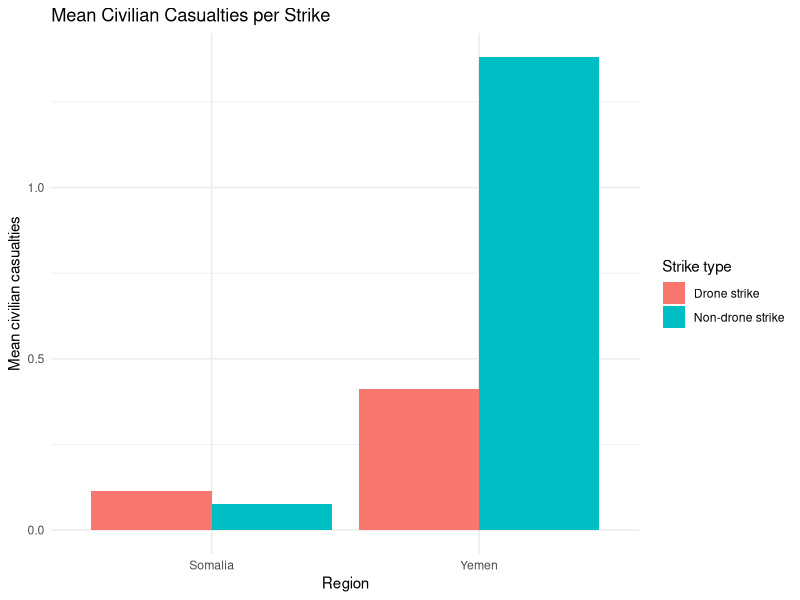
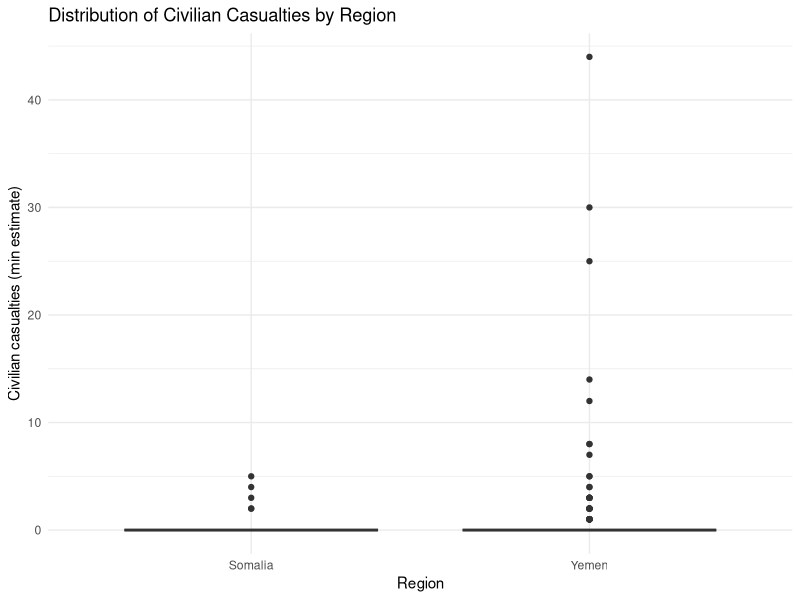
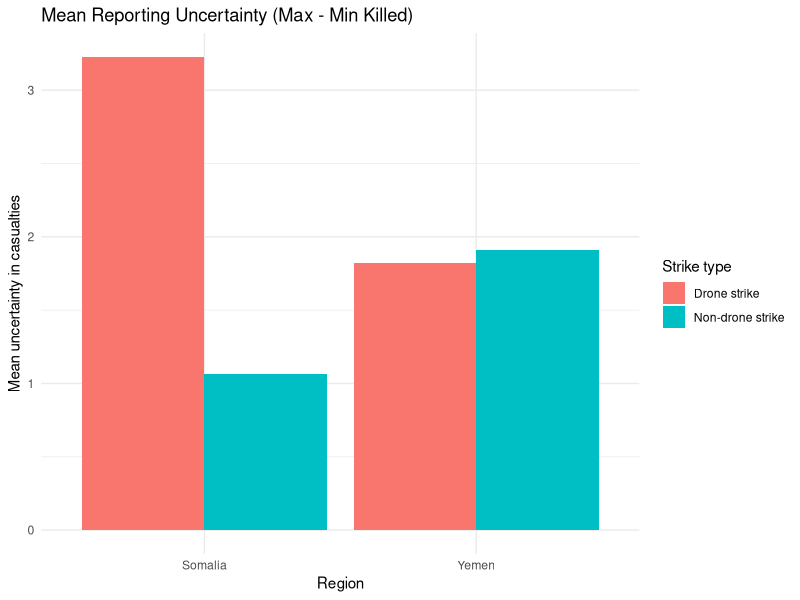

Here is the R script that generated these plots, in order:
## ---- chunk 1
#| warning: false
#| error: false

###############################################
## 0. Setup
###############################################




library(readxl)
library(dplyr)
library(stringr)
library(MASS)
library(broom)

###############################################
## 1. Read in Somalia & Yemen data
###############################################

# Adjust the file paths if your files are somewhere else
somalia_raw <- read_excel("us-strikes-in-somalia-2007-to-present.xlsx",
                          sheet = "All US actions")

yemen_raw   <- read_excel("us-strikes-in-yemen-2002-to-present (2).xlsx",
                          sheet = "All US actions")

###############################################
## 2. Clean & harmonize variables
###############################################

## 2.1 Somalia
somalia <- somalia_raw %>%
  transmute(
    region        = "Somalia",
    date          = as.Date(Date),
    location      = Location,
    
    # Drone indicator
    drone         = if_else(`Drone strike` == 1, 1L, 0L),
    
    # US confirmed vs possible
    us_confirmed  = if_else(`Confirmed/\npossible US strike` == "Confirmed", 1L, 0L),
    
    # Strike counts
    min_strikes   = as.numeric(`Minimum strikes`),
    max_strikes   = as.numeric(`Maximum strikes`),
    
    # Casualty counts
    min_killed        = as.numeric(`Minimum people killed`),
    max_killed        = as.numeric(`Maximum people killed`),
    min_civilians     = as.numeric(`Minimum civilians killed`),
    max_civilians     = as.numeric(`Maximum civilians killed`),
    
    min_children      = as.numeric(`Minimum children killed`),
    max_children      = as.numeric(`Maximum children killed`),
    
    min_injured       = as.numeric(`Minimum people injured`),
    max_injured       = as.numeric(`Maximum people injured`)
  )

## 2.2 Yemen
yemen <- yemen_raw %>%
  transmute(
    region        = "Yemen",
    date          = as.Date(Date),
    location      = Location,
    
    drone         = if_else(`Drone strike` == 1, 1L, 0L),
    
    us_confirmed  = if_else(`Confirmed/\npossible US attack?` == "Confirmed", 1L, 0L),
    
    min_strikes   = as.numeric(`Minimum number of strikes`),
    max_strikes   = as.numeric(`Maximum number of strikes`),
    
    min_killed        = as.numeric(`Minimum people killed`),
    max_killed        = as.numeric(`Maximum people killed`),
    min_civilians     = as.numeric(`Minimum civilians reported killed`),
    max_civilians     = as.numeric(`Maximum civilians reported killed`),
    
    min_children      = as.numeric(`Minimum children reported killed`),
    max_children      = as.numeric(`Maximum children reported killed`),
    
    min_injured       = as.numeric(`Minimum people injured`),
    max_injured       = as.numeric(`Maximum people injured`)
  )

###############################################
## 3. Combine datasets and construct analysis variables
###############################################

combined <- bind_rows(somalia, yemen) %>%
  mutate(
    # Make sure region is a factor and pick the reference category
    region = factor(region, levels = c("Somalia", "Yemen")),
    
    # Basic sanity for strikes & casualties
    min_strikes = if_else(is.na(min_strikes), 0, min_strikes),
    max_strikes = if_else(is.na(max_strikes), min_strikes, max_strikes),
    
    min_killed  = if_else(is.na(min_killed), 0, min_killed),
    max_killed  = if_else(is.na(max_killed), min_killed, max_killed),
    
    min_civilians = if_else(is.na(min_civilians), 0, min_civilians),
    max_civilians = if_else(is.na(max_civilians), min_civilians, max_civilians),
    
    ########################################
    ## Main variables for your hypotheses ##
    ########################################
    
    # Civilian casualties (using minimum estimate as the count outcome)
    civilian_casualties = min_civilians,
    
    # Total killed (using minimum estimate)
    total_killed        = min_killed,
    
    # Reporting uncertainty (as you defined)
    uncertainty_killed  = max_killed - min_killed
  )

# Optionally restrict to rows with non-missing outcome variables
combined_model <- combined %>%
  filter(!is.na(civilian_casualties),
         !is.na(uncertainty_killed),
         !is.na(min_strikes),
         !is.na(total_killed))

###############################################
## 4. Negative binomial models for hypotheses
###############################################

# NOTE: we are using negative binomial ONLY (no Poisson).

################################
## Hypothesis 1: Civilian Harm ##
################################
# H0: Somalia and Yemen do not have significantly different civilian casualty rates,
#     controlling for strike characteristics.
# H1: They do differ.

model_h1 <- glm.nb(
  civilian_casualties ~ region + drone + us_confirmed + min_strikes + total_killed,
  data = combined_model
)

summary(model_h1)
tidy(model_h1, exponentiate = TRUE, conf.int = TRUE)  # IRR-style output

##################################
## Hypothesis 2: Drone Effectiveness ##
##################################
# H0: The effect of drone strikes on civilian casualties does NOT differ between Somalia and Yemen.
# H1: The effect of drone strikes DOES differ between Somalia and Yemen.
# -> Include interaction term drone:region

model_h2 <- glm.nb(
  civilian_casualties ~ drone * region + us_confirmed + min_strikes + total_killed,
  data = combined_model
)

summary(model_h2)
tidy(model_h2, exponentiate = TRUE, conf.int = TRUE)

##################################
## Hypothesis 3: Reporting Uncertainty ##
##################################
# H0: The level of uncertainty in casualty reporting does not differ between Somalia and Yemen.
# H1: It does differ.
# Outcome: uncertainty_killed

model_h3 <- glm.nb(
  uncertainty_killed ~ region + drone + us_confirmed + min_strikes,
  data = combined_model
)

summary(model_h3)
tidy(model_h3, exponentiate = TRUE, conf.int = TRUE)

###############################################
## 5. Optional: quick descriptive checks
###############################################

# Mean civilian casualties by region & drone status
combined_model %>%
  group_by(region, drone) %>%
  summarise(
    mean_civilian_casualties = mean(civilian_casualties, na.rm = TRUE),
    n = n(),
    .groups = "drop"
  )

# Mean uncertainty by region
combined_model %>%
  group_by(region) %>%
  summarise(
    mean_uncertainty = mean(uncertainty_killed, na.rm = TRUE),
    n = n(),
    .groups = "drop"
  )

## ---- chunk 2
#| echo: false
#| warning: false
#| message: false

library(dplyr)
library(ggplot2)

## 1. Mean civilian casualties by region & drone use ----

civ_summary <- combined_model %>%
group_by(region, drone) %>%
summarise(
mean_civilian_casualties = mean(civilian_casualties, na.rm = TRUE),
n = n(),
.groups = "drop"
) %>%
mutate(
drone = ifelse(drone == 1, "Drone strike", "Non-drone strike")
)

ggplot(civ_summary, aes(x = region, y = mean_civilian_casualties, fill = drone)) +
geom_col(position = position_dodge()) +
labs(
title = "Mean Civilian Casualties per Strike",
x = "Region",
y = "Mean civilian casualties",
fill = "Strike type"
) +
theme_minimal()

## 2. Distribution of civilian casualties by region ----

ggplot(combined_model, aes(x = region, y = civilian_casualties)) +
geom_boxplot() +
labs(
title = "Distribution of Civilian Casualties by Region",
x = "Region",
y = "Civilian casualties (min estimate)"
) +
theme_minimal()

## 3. Mean reporting uncertainty by region & drone ----

uncertainty_summary <- combined_model %>%
group_by(region, drone) %>%
summarise(
mean_uncertainty = mean(uncertainty_killed, na.rm = TRUE),
n = n(),
.groups = "drop"
) %>%
mutate(
drone = ifelse(drone == 1, "Drone strike", "Non-drone strike")
)

ggplot(uncertainty_summary, aes(x = region, y = mean_uncertainty, fill = drone)) +
geom_col(position = position_dodge()) +
labs(
title = "Mean Reporting Uncertainty (Max - Min Killed)",
x = "Region",
y = "Mean uncertainty in casualties",
fill = "Strike type"
) +
theme_minimal()

